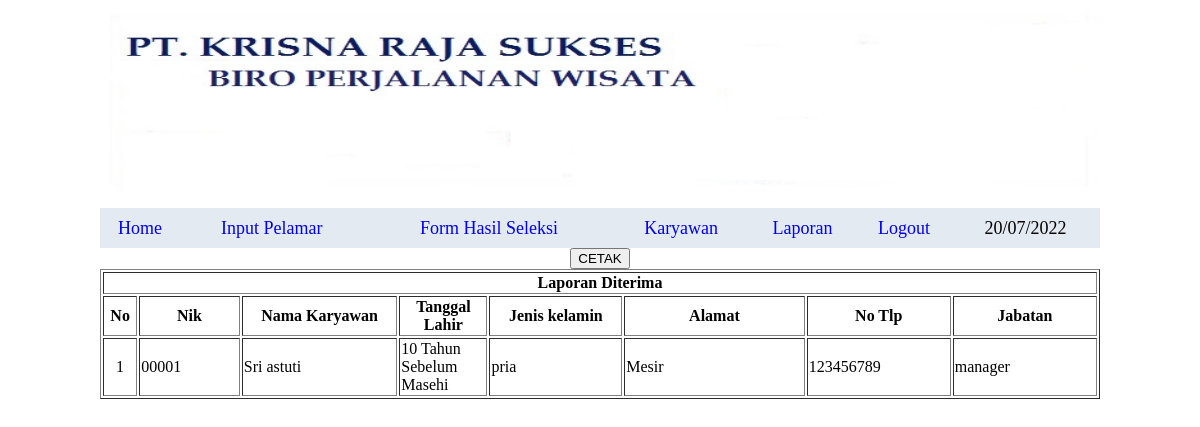
Page /admin/diterima.php on the earlier database version.
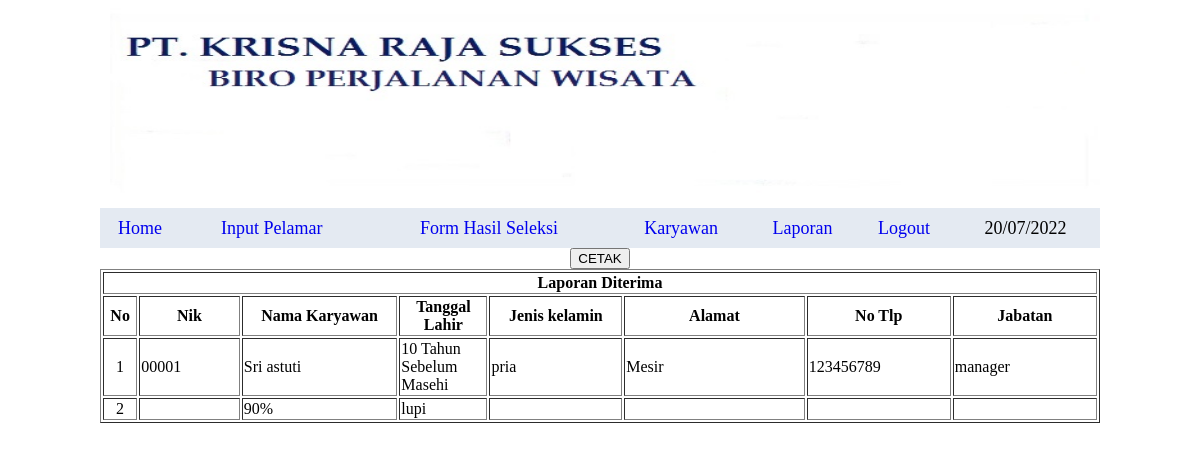
Same page on the later database version.
### tables this page shows
CREATE TABLE `karyawan` (
  `nik` varchar(5) NOT NULL,
  `nama_karyawan` varchar(30) NOT NULL,
  `tgl_lahir` varchar(35) NOT NULL,
  `gender` varchar(25) NOT NULL,
  `alamat` varchar(30) NOT NULL,
  `no_tlp` varchar(25) NOT NULL,
  `jabatan` varchar(35) NOT NULL,
  `foto` varchar(50) NOT NULL
);

### admin/diterima.php (the view, shortened to what this page needs)
<!DOCTYPE html PUBLIC "-//W3C//DTD XHTML 1.0 Transitional//EN" "http://www.w3.org/TR/xhtml1/DTD/xhtml1-transitional.dtd">
<html xmlns="http://www.w3.org/1999/xhtml">
<head>
</head>
<body>
<table height="100px" width="1000px" border="0" align="center" cellpadding="0" cellspacing="0">
<tr>
  <td>
	<img src="gambar/welcome.jpg" height="200px" width="1000px"></td>
  </tr>
   <tr>
    <table bgcolor="#E4EAF2" height="40px" width="1000px" border="0" align="center" cellpadding="0" cellspacing="0">
     <tr>
     <td align="center" ><a href="../index.php"><font face="Britannic bold" size="4">Home
	 </font></a></td>
	 <td align="center"><a href="pelamar.php"><font face="Britannic bold" size="4">Input Pelamar
	 </font></a></td>
	 <td align="center"><a href="seleksi.php"><font face="Britannic bold" size="4">Form Hasil Seleksi
	 </font></a></td>
	 <td align="center"><a href="input.php"><font face="Britannic bold" size="4">Karyawan
	 </font></a></td>
	 <td align="center"><a href="laporan.php"><font face="Britannic bold" size="4">Laporan
	 </font></a></td>
	 <td align="center"><a href="../logout.php"><font face="Britannic bold" size="4">Logout
	 <td align="center"><font face="Britannic bold" size="4"><?php
echo date("d/m/Y");
?></font></td>
	 </font></a></td>
	 </tr></table>
</div></tr>
<tr>
 <td height="41" colspan="2">
  <div align="center" class="style7">
   <a href="cetakditerima.php" target="_blank"><input type="button" value="CETAK"></a>
   </div></td>
</tr>
<div>
<form action="" method="get">
<table width="1000px" height="70px" border="1" align="center">
 <tr>
   <td colspan="10"><div align="center" class="style2 style3"><strong>Laporan Diterima</strong></div></td>
 </tr>
 <tr>
  <td width="29"><div align="center"><strong>No</strong></div></td>
  <td width="93"><div align="center"><strong>Nik</strong></div></td>
  <td width="146"><div align="center"><strong>Nama Karyawan<strong></div></td>
  <td width="81"><div align="center"><strong>Tanggal Lahir</strong></div></td>
  <td width="124"><div align="center"><strong>Jenis kelamin</strong></div></td>
   <td width="170"><div align="center"><strong>Alamat</strong></div><div align="left"></div></td>
   <td width="135"><div align="center"><strong>No Tlp</strong></div></td>
   <td width="135"><div align="center"><strong>Jabatan</strong></div></td>
 </tr>
<?php
$nomor  = 0;
$tampil=mysql_query("SELECT * FROM karyawan");
while($sql=mysql_fetch_array($tampil)){
$nomor++;
echo "<tr>
  <td align='center'>$nomor</td>
   <td>$sql[nik]</td>
  <td>$sql[nama_karyawan]</td>
  <td>$sql[tgl_lahir]</td>
  <td>$sql[gender]</td>
  <td>$sql[alamat]</td>
  <td>$sql[no_tlp]</td>
  <td>$sql[jabatan]</td>
</tr>";
}
?>
  </table>
</form>
</div>
</body>
</html>

Differences in the rows shown:
added karyawan: nama_karyawan "90%", tgl_lahir "lupi"
